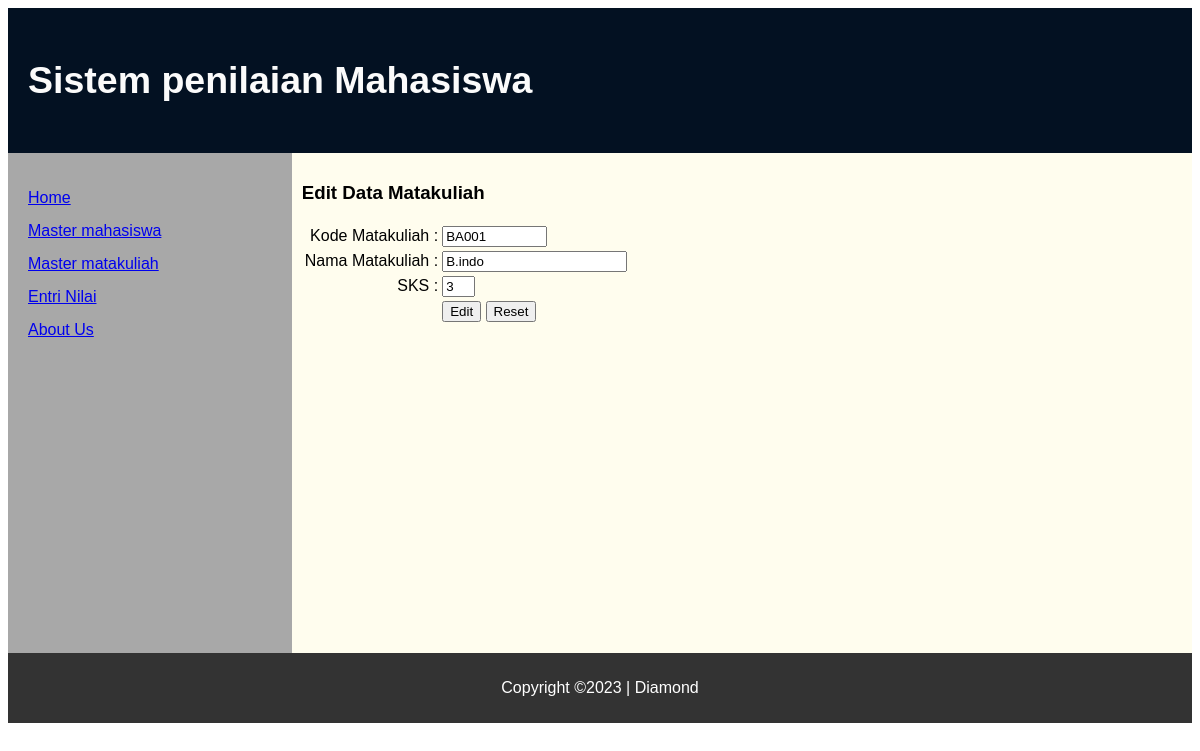
Page /index.php?page=editmtk&matakuliah=BA001 on the committed database.
### tables this page shows
CREATE TABLE `tblmatkul` (
  `kd_mtk` varchar(5) NOT NULL,
  `nm_mtk` varchar(25) NOT NULL,
  `sks` int(1) NOT NULL
);

### edit_matkul.php (the view, shortened to what this page needs)
<?php
include_once 'koneksi.php';
$edit_matkul= isset($_GET['matakuliah'])?$_GET['matakuliah']:'';
$query = "SELECT * FROM tblmatkul WHERE kd_mtk='$edit_matkul'";
$result = mysqli_query($conn, $query);
$data = mysqli_fetch_array($result);
$kd_matkul = $data['kd_mtk'];
$nm_mtk = $data['nm_mtk'];
$sks = $data['sks'];
?>
<article>
    <h1>Edit Data Matakuliah</h1>
    <form action="" method="post">
        <table widht="100%" border="0">
            <tr>
                <td width="25%" align="right">Kode Matakuliah :</td>
                <td><input type="text" name="kd_mtk" placeholder="kd_mtk" size="10" maxlength="10" value='<?=$kd_matkul ?>'/></td>
            </tr>
            <tr>
                <td align="right">Nama Matakuliah :</td>
                <td><input type="text" name="nm_mtk" placeholder="nm_mtk" size="20" maxlength="40" value='<?=$nm_mtk ?>'/></td>
            </tr>
            <tr>
		        <td align="right">SKS :</td>
		        <td><input type="text" name="sks" placeholder="sks" size="1" maxlength="1" value='<?=$sks ?>'/></td>
	        </tr>
	        <tr>
		        <td>&nbsp;</td>
                <td>
                    <input type="submit" name="edit" value="Edit" />
                    <input type="submit" name="reset" value="Reset" />
                </td>
            </tr>
        </table>
    </form>
</article>

### styl.css (style rules this page uses)
* { box-sizing: border-box; }
body { font-family: Arial, Helvetica, sans-serif; display: flex; min-height: 100vh; flex-direction: column; }
nav, article { display: flex; flex-direction: column; min-height: 500px; padding: 10px; }
article { flex-grow: 5; min-width: 630px; background-color: #fffdee; }

### rows in the picture
tblmatkul: kd_mtk "BA001", nm_mtk "B.indo", sks "3"
